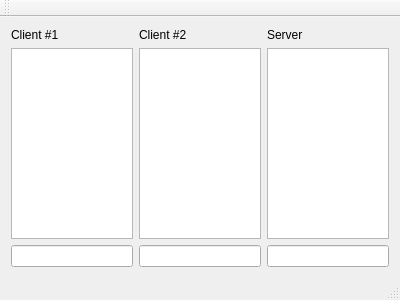
<?xml version="1.0" encoding="UTF-8"?>
<ui version="4.0">
 <class>NetSndRcv</class>
 <widget class="QMainWindow" name="NetSndRcv">
  <property name="geometry">
   <rect>
    <x>0</x>
    <y>0</y>
    <width>400</width>
    <height>300</height>
   </rect>
  </property>
  <property name="windowTitle">
   <string>Network Send &amp; Receive Example</string>
  </property>
  <widget class="QWidget" name="centralWidget">
   <layout class="QHBoxLayout" name="horizontalLayout">
    <item>
     <layout class="QVBoxLayout" name="vlClient1">
      <item>
       <widget class="QLabel" name="lblClient1">
        <property name="text">
         <string>Client #1</string>
        </property>
       </widget>
      </item>
      <item>
       <widget class="QListWidget" name="lstClient1"/>
      </item>
      <item>
       <widget class="QLineEdit" name="leClient1"/>
      </item>
     </layout>
    </item>
    <item>
     <layout class="QVBoxLayout" name="vlClient2">
      <item>
       <widget class="QLabel" name="lblClient2">
        <property name="text">
         <string>Client #2</string>
        </property>
       </widget>
      </item>
      <item>
       <widget class="QListWidget" name="lstClient2"/>
      </item>
      <item>
       <widget class="QLineEdit" name="leClient2"/>
      </item>
     </layout>
    </item>
    <item>
     <layout class="QVBoxLayout" name="vlServer">
      <item>
       <widget class="QLabel" name="lblServer">
        <property name="text">
         <string>Server</string>
        </property>
       </widget>
      </item>
      <item>
       <widget class="QListWidget" name="lstServer"/>
      </item>
      <item>
       <widget class="QLineEdit" name="leServer"/>
      </item>
     </layout>
    </item>
   </layout>
  </widget>
  <widget class="QMenuBar" name="menuBar">
   <property name="geometry">
    <rect>
     <x>0</x>
     <y>0</y>
     <width>400</width>
     <height>21</height>
    </rect>
   </property>
  </widget>
  <widget class="QToolBar" name="mainToolBar">
   <attribute name="toolBarArea">
    <enum>TopToolBarArea</enum>
   </attribute>
   <attribute name="toolBarBreak">
    <bool>false</bool>
   </attribute>
  </widget>
  <widget class="QStatusBar" name="statusBar"/>
 </widget>
 <layoutdefault spacing="6" margin="11"/>
 <resources/>
 <connections/>
</ui>
